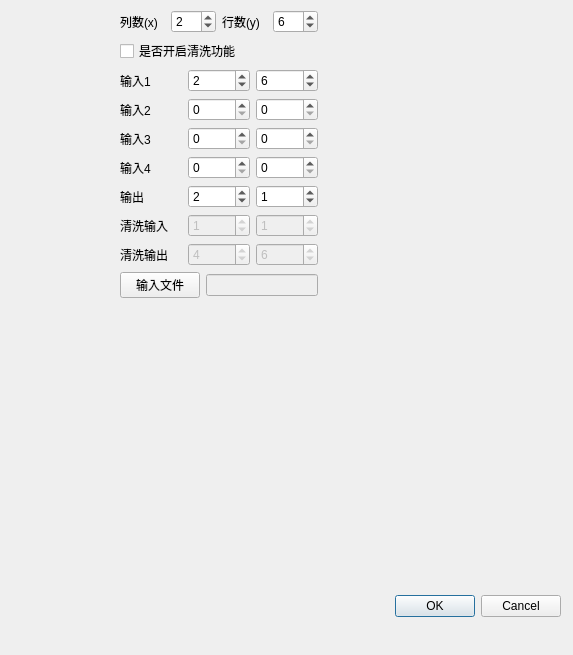
<?xml version="1.0" encoding="UTF-8"?>
<ui version="4.0">
 <class>InputDialog</class>
 <widget class="QDialog" name="InputDialog">
  <property name="geometry">
   <rect>
    <x>0</x>
    <y>0</y>
    <width>573</width>
    <height>655</height>
   </rect>
  </property>
  <property name="windowTitle">
   <string>Dialog</string>
  </property>
  <widget class="QDialogButtonBox" name="buttonBox">
   <property name="geometry">
    <rect>
     <x>40</x>
     <y>590</y>
     <width>521</width>
     <height>32</height>
    </rect>
   </property>
   <property name="orientation">
    <enum>Qt::Horizontal</enum>
   </property>
   <property name="standardButtons">
    <set>QDialogButtonBox::Cancel|QDialogButtonBox::Ok</set>
   </property>
  </widget>
  <widget class="QWidget" name="layoutWidget">
   <property name="geometry">
    <rect>
     <x>120</x>
     <y>10</y>
     <width>198</width>
     <height>304</height>
    </rect>
   </property>
   <layout class="QVBoxLayout" name="verticalLayout">
    <property name="sizeConstraint">
     <enum>QLayout::SetMinAndMaxSize</enum>
    </property>
    <item>
     <layout class="QHBoxLayout" name="horizontalLayout">
      <item>
       <widget class="QLabel" name="label_2">
        <property name="text">
         <string>列数(x)</string>
        </property>
       </widget>
      </item>
      <item>
       <widget class="QSpinBox" name="x">
        <property name="maximum">
         <number>19</number>
        </property>
        <property name="value">
         <number>2</number>
        </property>
       </widget>
      </item>
      <item>
       <widget class="QLabel" name="label">
        <property name="text">
         <string>行数(y)</string>
        </property>
       </widget>
      </item>
      <item>
       <widget class="QSpinBox" name="y">
        <property name="maximum">
         <number>19</number>
        </property>
        <property name="value">
         <number>6</number>
        </property>
       </widget>
      </item>
     </layout>
    </item>
    <item>
     <widget class="QCheckBox" name="cBtn">
      <property name="text">
       <string>是否开启清洗功能</string>
      </property>
     </widget>
    </item>
    <item>
     <layout class="QGridLayout" name="gridLayout">
      <item row="10" column="2">
       <widget class="QSpinBox" name="cinY">
        <property name="enabled">
         <bool>false</bool>
        </property>
        <property name="value">
         <number>1</number>
        </property>
       </widget>
      </item>
      <item row="7" column="2">
       <widget class="QSpinBox" name="inY_4"/>
      </item>
      <item row="10" column="0">
       <widget class="QLabel" name="label_8">
        <property name="text">
         <string>清洗输入</string>
        </property>
       </widget>
      </item>
      <item row="4" column="2">
       <widget class="QSpinBox" name="inY_3"/>
      </item>
      <item row="2" column="1">
       <widget class="QSpinBox" name="inX_2">
        <property name="value">
         <number>0</number>
        </property>
       </widget>
      </item>
      <item row="7" column="1">
       <widget class="QSpinBox" name="inX_4"/>
      </item>
      <item row="2" column="0">
       <widget class="QLabel" name="label_4">
        <property name="text">
         <string>输入2</string>
        </property>
       </widget>
      </item>
      <item row="8" column="0">
       <widget class="QLabel" name="label_7">
        <property name="text">
         <string>输出</string>
        </property>
       </widget>
      </item>
      <item row="0" column="0">
       <widget class="QLabel" name="label_3">
        <property name="text">
         <string>输入1</string>
        </property>
       </widget>
      </item>
      <item row="7" column="0">
       <widget class="QLabel" name="label_6">
        <property name="text">
         <string>输入4</string>
        </property>
       </widget>
      </item>
      <item row="0" column="2">
       <widget class="QSpinBox" name="inY_1">
        <property name="value">
         <number>6</number>
        </property>
       </widget>
      </item>
      <item row="4" column="1">
       <widget class="QSpinBox" name="inX_3"/>
      </item>
      <item row="8" column="2">
       <widget class="QSpinBox" name="outY">
        <property name="value">
         <number>1</number>
        </property>
       </widget>
      </item>
      <item row="8" column="1">
       <widget class="QSpinBox" name="outX">
        <property name="value">
         <number>2</number>
        </property>
       </widget>
      </item>
      <item row="4" column="0">
       <widget class="QLabel" name="label_5">
        <property name="text">
         <string>输入3</string>
        </property>
       </widget>
      </item>
      <item row="10" column="1">
       <widget class="QSpinBox" name="cinX">
        <property name="enabled">
         <bool>false</bool>
        </property>
        <property name="value">
         <number>1</number>
        </property>
       </widget>
      </item>
      <item row="2" column="2">
       <widget class="QSpinBox" name="inY_2">
        <property name="value">
         <number>0</number>
        </property>
       </widget>
      </item>
      <item row="0" column="1">
       <widget class="QSpinBox" name="inX_1">
        <property name="value">
         <number>2</number>
        </property>
       </widget>
      </item>
      <item row="11" column="0">
       <widget class="QLabel" name="label_9">
        <property name="text">
         <string>清洗输出</string>
        </property>
       </widget>
      </item>
      <item row="11" column="1">
       <widget class="QSpinBox" name="coutX">
        <property name="enabled">
         <bool>false</bool>
        </property>
        <property name="value">
         <number>4</number>
        </property>
       </widget>
      </item>
      <item row="11" column="2">
       <widget class="QSpinBox" name="coutY">
        <property name="enabled">
         <bool>false</bool>
        </property>
        <property name="value">
         <number>6</number>
        </property>
       </widget>
      </item>
     </layout>
    </item>
    <item>
     <layout class="QHBoxLayout" name="horizontalLayout_4">
      <item>
       <widget class="QPushButton" name="pushButton">
        <property name="text">
         <string>输入文件</string>
        </property>
       </widget>
      </item>
      <item>
       <widget class="QLineEdit" name="lineEdit">
        <property name="enabled">
         <bool>false</bool>
        </property>
       </widget>
      </item>
     </layout>
    </item>
   </layout>
  </widget>
 </widget>
 <resources/>
 <connections>
  <connection>
   <sender>buttonBox</sender>
   <signal>accepted()</signal>
   <receiver>InputDialog</receiver>
   <slot>accept()</slot>
   <hints>
    <hint type="sourcelabel">
     <x>248</x>
     <y>254</y>
    </hint>
    <hint type="destinationlabel">
     <x>157</x>
     <y>274</y>
    </hint>
   </hints>
  </connection>
  <connection>
   <sender>buttonBox</sender>
   <signal>rejected()</signal>
   <receiver>InputDialog</receiver>
   <slot>reject()</slot>
   <hints>
    <hint type="sourcelabel">
     <x>316</x>
     <y>260</y>
    </hint>
    <hint type="destinationlabel">
     <x>286</x>
     <y>274</y>
    </hint>
   </hints>
  </connection>
 </connections>
</ui>
